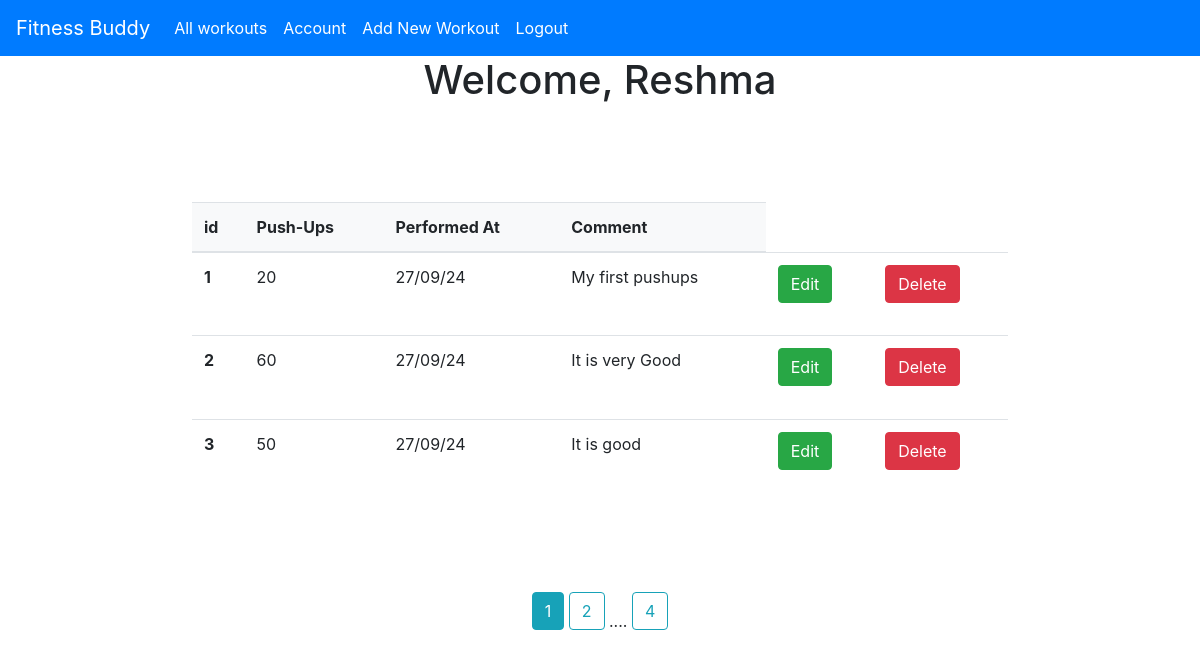
The page /all (signed in) on the database its author committed.
### app/model.py (models this page shows)
class User(db.Model, UserMixin):
    id = db.Column(db.Integer, primary_key=True)
    name = db.Column(db.String(100))
    email = db.Column(db.String(100), unique=True)
    password = db.Column(db.String(100))
    repassword = db.Column(db.String(100))
    workouts = db.relationship('Workout', backref='author', lazy=True)  # Updated 'workout' to 'Workout'

class Workout(db.Model):  # Updated class name to 'Workout' with capital W
    id = db.Column(db.Integer, primary_key=True)
    pushups = db.Column(db.Integer, nullable=False)
    date_posted = db.Column(db.DateTime, nullable=False, default=datetime.utcnow)
    comment = db.Column(db.Text, nullable=False)
    user_id = db.Column(db.Integer, db.ForeignKey('user.id'), nullable=False)

### app/main.py (the view)
@main.route('/all')
@login_required
def user_workouts():
    page = request.args.get('page',1,type=int)
    user = User.query.filter_by(name = current_user.name).first_or_404()
    workouts = Workout.query.filter_by(author=user).paginate(page = page,per_page = 3)
    return render_template('all_workouts.html', workouts = workouts,user=user)

### app/__init__.py (called while the page is built)
def create_app():
    app = Flask(__name__)
    app.config['SECRET_KEY'] = 'secret_key'
    app.config['SQLALCHEMY_DATABASE_URI'] = 'sqlite:///db.sqlite'
    db.init_app(app)
    migrate = Migrate(app, db)
    login_manager = LoginManager()
    login_manager.login_view = 'auth.login'
    login_manager.init_app(app)
    from .model import User, Workout  # Make sure Workout is imported
    from .main import main as main_blueprint
    from .auth import auth as auth_blueprint
    app.register_blueprint(main_blueprint)
    app.register_blueprint(auth_blueprint)
    @login_manager.user_loader
    def load_user(user_id):
        return User.query.get(int(user_id))
    return app

### app/templates/all_workouts.html (shortened to what this page needs)
{% extends "base.html" %}
{% block content %}
<center>
    <h1>Welcome, {{ user.name }}</h1>
</center>
<div style="padding: 90px;">
    <table class="table table-hover"  style="width: 80%; height: 300px; margin: auto; border-collapse: collapse;">
        <thead style="background-color: #f8f9fa;">
          <tr>
            <th scope="col">id</th>
            <th scope="col">Push-Ups</th>
            <th scope="col">Performed At</th>
            <th scope="col">Comment</th>
          </tr>
        </thead>
        <tbody>
            {% for item in workouts %}
          <tr>
            <th scope="row">{{item.id}}</th>
            <td>{{item.pushups}}</td>
            <td>{{ item.date_posted.strftime('%d/%m/%y') }}</td>
            <td>{{item.comment}}</td>
            <td><a href="{{ url_for('main.Edit_workouts', id=item.id) }}" class="btn btn-success">Edit</a></td>
            <td><a href="{{ url_for('main.delete_workout', id=item.id) }}" class="btn btn-danger">Delete</a></td>
          </tr>
          {% endfor %}
        </tbody>
    </table>
</div>
<center>
  {% for page_num in workouts.iter_pages(left_edge = 1,right_edge=1,left_current=1,right_current=1)%}
  {% if page_num %}
  {% if workouts.page == page_num %}
  <a class= "btn btn-info mb-4"
  href= "{{ url_for('main.user_workouts', page= page_num) }}"
  >{{page_num}}</a>
  {% else %}
  <a class= "btn btn-outline-info mb-4"
  href= "{{ url_for('main.user_workouts', page= page_num) }}"
  >{{page_num}}</a>
  {% endif %} {% else %} .... {% endif %} {% endfor %}
 </center>
{% endblock %}

### rows shown on the page
User: name "Reshma"
Workout: id "1", pushups "20", date_posted "27/09/24", comment "My first pushups"
Workout: id "2", pushups "60", date_posted "27/09/24", comment "It is very Good"
Workout: id "3", pushups "50", date_posted "27/09/24", comment "It is good"

### other values the page prints
{{ page_num }} "1"
{{ page_num }} "2" "4"
